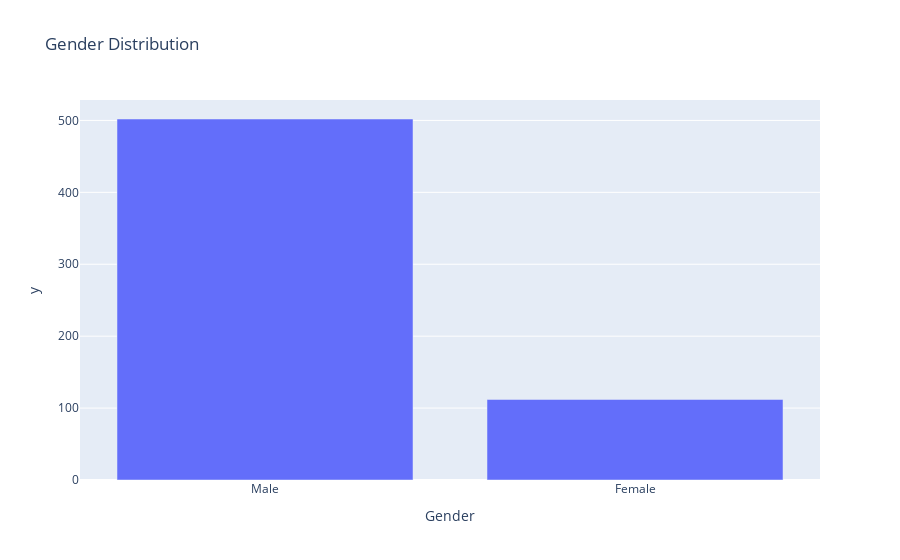

The cell this chart's notebook holds for it:
### Code cell
gender_count =df['Gender'].value_counts()
fig_gender=px.bar(gender_count,
                  x= gender_count.index,
                  y = gender_count.values,
                  title= 'Gender Distribution')
fig_gender.show()

### Figure 1 — Plotly figure (JSON) as saved in the notebook; plotly's stock layout.template omitted (floating-point values rounded to 4 significant figures)
{"data": [{"alignmentgroup": "True", "hovertemplate": "Gender=%{x}<br>y=%{y}<extra></extra>", "legendgroup": "", "marker": {"color": "#636efa", "pattern": {"shape": ""}}, "name": "", "offsetgroup": "", "orientation": "v", "showlegend": false, "textposition": "auto", "type": "bar", "x": ["Male", "Female"], "xaxis": "x", "y": [502, 112], "yaxis": "y"}], "layout": {"barmode": "relative", "legend": {"tracegroupgap": 0}, "title": {"text": "Gender Distribution"}, "xaxis": {"anchor": "y", "domain": [0, 1], "title": {"text": "Gender"}}, "yaxis": {"anchor": "x", "domain": [0, 1], "title": {"text": "y"}}}}
